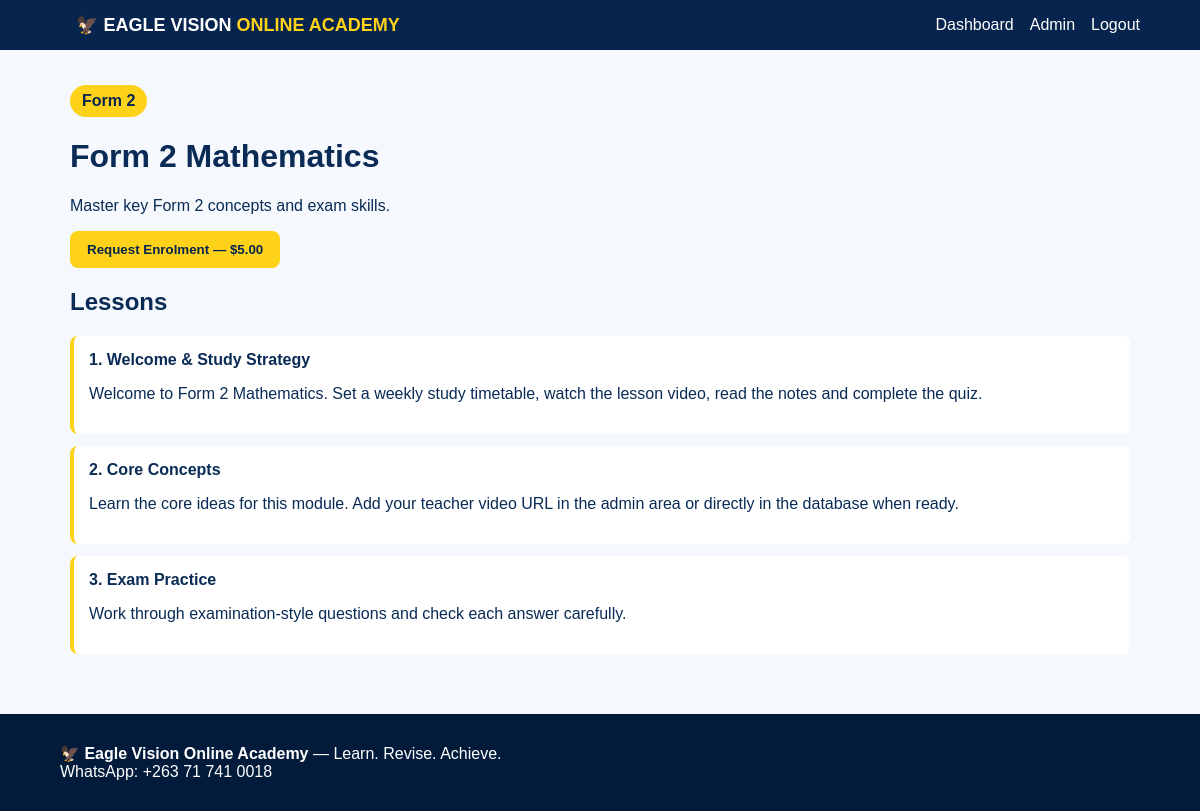
The page /course/2 (signed in) on the database its author committed.
### tables this page shows
CREATE TABLE courses(
        id INTEGER PRIMARY KEY AUTOINCREMENT,
        title TEXT NOT NULL,
        level TEXT NOT NULL,
        description TEXT,
        price REAL NOT NULL DEFAULT 0,
        active INTEGER NOT NULL DEFAULT 1
    );

CREATE TABLE lessons(
        id INTEGER PRIMARY KEY AUTOINCREMENT,
        course_id INTEGER NOT NULL,
        title TEXT NOT NULL,
        content TEXT,
        video_url TEXT,
        position INTEGER NOT NULL DEFAULT 1,
        FOREIGN KEY(course_id) REFERENCES courses(id)
    );

### app.py (the view)
@app.route("/course/<int:course_id>")
@login_required
def course(course_id):
    c = db().execute("SELECT * FROM courses WHERE id=?", (course_id,)).fetchone()
    if not c: return "Course not found", 404
    enrollment = db().execute("SELECT * FROM enrollments WHERE user_id=? AND course_id=?",(g.user["id"],course_id)).fetchone()
    lessons = db().execute("""SELECT l.*, COALESCE(p.completed,0) completed
                              FROM lessons l LEFT JOIN lesson_progress p
                              ON p.lesson_id=l.id AND p.user_id=?
                              WHERE l.course_id=? ORDER BY l.position""",(g.user["id"],course_id)).fetchall()
    quizzes = db().execute("SELECT * FROM quizzes WHERE course_id=?", (course_id,)).fetchall()
    return render_template("course.html", course=c, enrollment=enrollment, lessons=lessons, quizzes=quizzes)

### app.py (called while the page is built)
def db():
    if "db" not in g:
        g.db = sqlite3.connect(DB)
        g.db.row_factory = sqlite3.Row
    return g.db

@app.before_request
def load_user():
    g.user = None
    if session.get("user_id"):
        g.user = db().execute("SELECT * FROM users WHERE id=?", (session["user_id"],)).fetchone()

def login_required(view):
    @wraps(view)
    def wrapped(*args, **kwargs):
        if not g.user:
            flash("Please log in to continue.")
            return redirect(url_for("login"))
        return view(*args, **kwargs)
    return wrapped

### templates/course.html (shortened to what this page needs)
{% extends "base.html" %}{% block content %}<div class="container"><span class="pill">{{course.level}}</span><h1>{{course.title}}</h1><p>{{course.description}}</p>{% if not enrollment %}<form method="post" action="{{url_for('enrol',course_id=course.id)}}"><button class="btn">Request Enrolment — ${{"%.2f"|format(course.price)}}</button></form>{% elif enrollment.status != 'active' %}<p class="flash">Enrolment: {{enrollment.status}} <a class="btn" href="{{url_for('pay',course_id=course.id)}}">Submit Payment</a></p>{% else %}<p class="flash">Course Active ✅</p>{% endif %}
<h2>Lessons</h2>{% for l in lessons %}<div class="lesson"><strong>{{l.position}}. {{l.title}}</strong><p>{{l.content}}</p></div>{% endfor %}
</div>{% endblock %}

### static/style.css (style rules this page uses)
* { box-sizing:border-box }
body { margin:0;font-family:Arial,Helvetica,sans-serif;background:#f5f8fc;color:#092b55 }
.btn { display:inline-block;background:#ffd21a;color:#06244d;border:0;border-radius:8px;padding:11px 17px;font-weight:800;cursor:pointer }
.container { max-width:1100px;margin:35px auto;padding:0 20px }
.pill { display:inline-block;background:#ffd21a;color:#06244d;padding:7px 12px;border-radius:20px;font-weight:bold }
.lesson { border-left:4px solid #ffd21a;padding:15px;background:#fff;margin:12px 0;border-radius:8px }

### rows shown on the page
courses: level "Form 2", title "Form 2 Mathematics", description "Master key Form 2 concepts and exam skills.", price "5.00"
lessons: position "1", title "Welcome & Study Strategy", content "Welcome to Form 2 Mathematics. Set a weekly study timetable, watch the lesson video, read the notes and complete the quiz."
lessons: position "2", title "Core Concepts", content "Learn the core ideas for this module. Add your teacher video URL in the admin area or directly in the database when ready."
lessons: position "3", title "Exam Practice", content "Work through examination-style questions and check each answer carefully."
